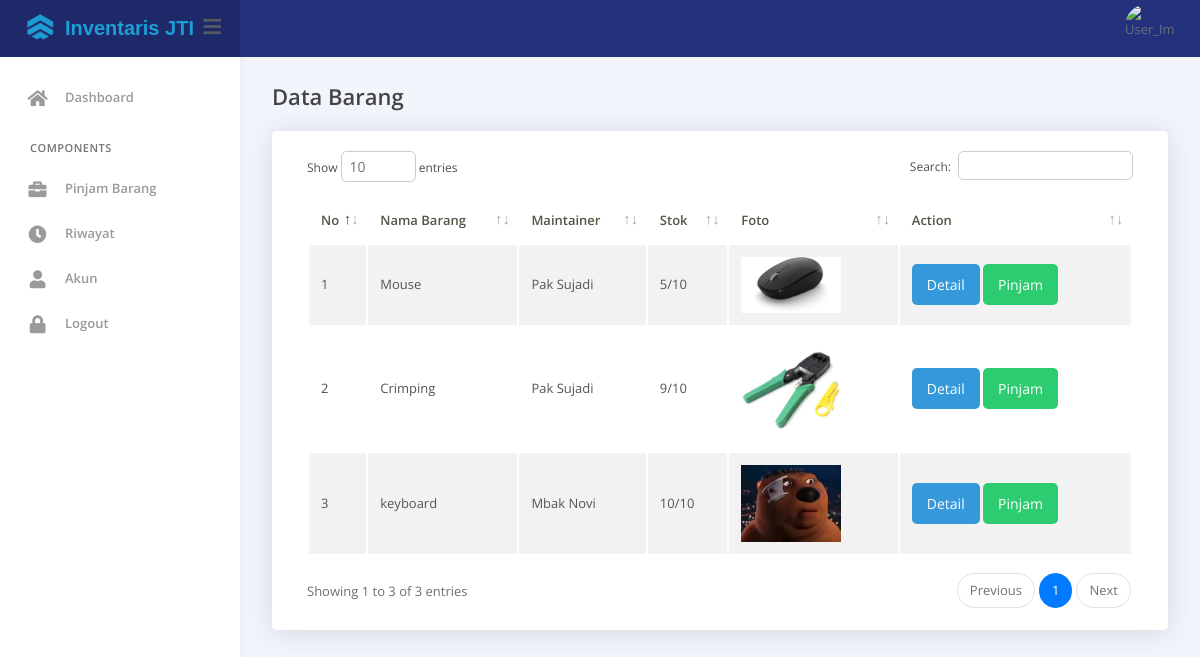
The app's page /ta/user/index.php?view=datapinjambarang with its own data.
### tables this page shows
CREATE TABLE `barang` (
  `id_barang` varchar(10) NOT NULL,
  `nama_barang` varchar(30) NOT NULL,
  `maintainer` varchar(30) NOT NULL,
  `qty_tersedia` int(11) NOT NULL,
  `qty_total` int(11) NOT NULL,
  `foto_barang` blob NOT NULL,
  `deskripsi` text NOT NULL
);

### ta/user/peminjaman/barang/datapinjambarang.php (the view, shortened to what this page needs)
<div class="main-panel">
	<div class="content">
		<div class="page-inner">
			<div class="page-header">
				<h4 class="page-title">Data Barang</h4>
			</div>
<div class="row">
	<div class="col-md-12">
		<div class="card">
			<div class="card-body">
				<div class="table-responsive">
					<table id="add-row" class="display table table-striped table-hover" >
						<thead>
							<tr>
								<th>No</th>
								<th>Nama Barang</th>
								<th>Maintainer</th>
								<th>Stok</th>
								<th>Foto</th>
								<th>Action</th>
							</tr>
						</thead>
						<tbody>
							<?php
								$no = 1;
								$query = mysqli_query($conn, 'SELECT * from barang INNER JOIN admin ON barang.maintainer = admin.nip;');
								while ($barang = mysqli_fetch_array($query)) {
							?>
							<tr>
								<td><?php echo $no++ ?></td>
								<td><?php echo $barang['nama_barang'] ?></td>
								<td><?php echo $barang['nama_lengkap'] ?></td>
								<td><?php echo $barang['qty_tersedia'] . '/' . $barang['qty_total']; ?></td>
								<td><img src="../assets/img/imgbarang/<?php echo $barang['foto_barang']; ?>" alt="Foto produk" style="max-width: 100px; max-height: 100px;"></td>
								<td>
       								<?php if ($barang['qty_tersedia'] > 0) : ?>
									<form action="" method="get" style="display:inline;" onclick="openDetailModal(<?php echo $barang['id_barang']; ?>)">
										<button type="button" class="info-button">Detail</button>
									</form>
									<form action="" method="get" style="display:inline;" onclick="openPinjamModal(<?php echo $barang['id_barang']; ?>)">
										<button type="button" class="success-button">Pinjam</button>
									</form>
									<?php else : ?>
										<span class="text-danger" style="font-weight: bold; font-size: 18px;">Stok Habis</span>
									<?php endif; ?>
								</td>
							</tr>
							<?php } ?>
						</tbody>
					</table>
				</div>
			</div>
		</div>
		</div>
	</div>
	</div>
</div>
</div>

### ta/assets/css/style.css (style rules this page uses)
.info-button { background-color: #3498db; color: #fff; padding: 10px 15px; border: none; text-align: center; text-decoration: none; display: inline-block; font-size: 14px; cursor: pointer; border-radius: 5px; }
.success-button { background-color: #2ecc71; color: #fff; padding: 10px 15px; border: none; text-align: center; text-decoration: none; display: inline-block; font-size: 14px; cursor: pointer; border-radius: 5px; }
body { background-color: #f2f6fc; color: #69707a; }
.card { box-shadow: 0 0.15rem 1.75rem 0 rgb(33 40 50 / 15%); }

### records on screen
barang: nama_barang "Mouse", admin.nama_lengkap "Pak Sujadi", qty_tersedia "5", qty_total "10", foto_barang (picture)
barang: nama_barang "Crimping", admin.nama_lengkap "Pak Sujadi", qty_tersedia "9", qty_total "10", foto_barang (picture)
barang: nama_barang "keyboard", admin.nama_lengkap "Mbak Novi", qty_tersedia "10", qty_total "10", foto_barang (picture)
